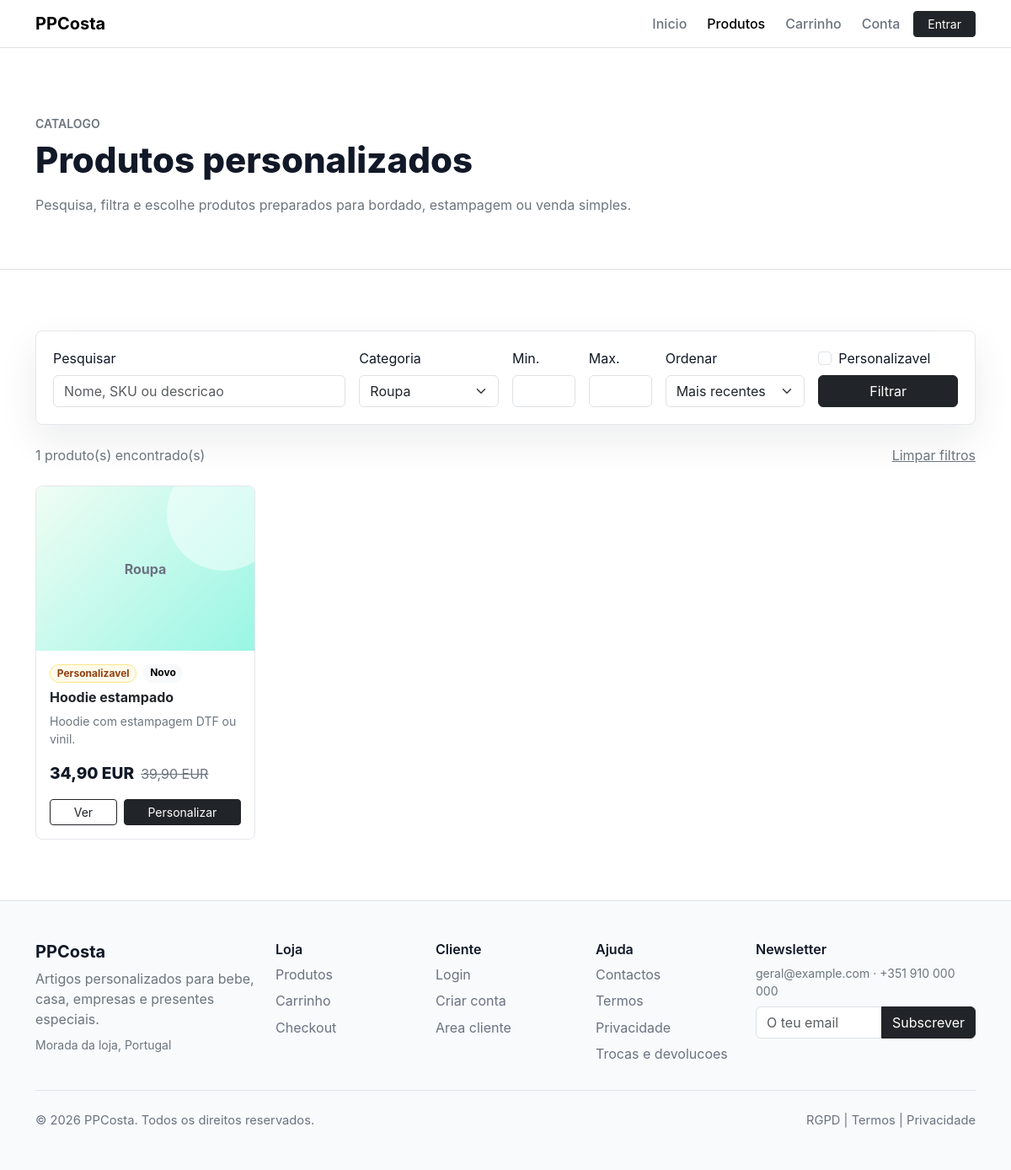
Screenshot of /categoria/roupa with the database file from the repository.
### tables this page shows
CREATE TABLE products (
    id BIGINT UNSIGNED AUTO_INCREMENT PRIMARY KEY,
    brand_id BIGINT UNSIGNED NULL,
    supplier_id BIGINT UNSIGNED NULL,
    tax_rate_id BIGINT UNSIGNED NOT NULL,
    name VARCHAR(190) NOT NULL,
    slug VARCHAR(210) NOT NULL,
    short_description TEXT NULL,
    long_description MEDIUMTEXT NULL,
    sku VARCHAR(100) NOT NULL,
    ean VARCHAR(40) NULL,
    price DECIMAL(12,2) NOT NULL,
    sale_price DECIMAL(12,2) NULL,
    cost_price DECIMAL(12,2) NULL,
    stock INT NOT NULL DEFAULT 0,
    stock_minimum INT NOT NULL DEFAULT 0,
    weight_grams INT NULL,
    width_mm INT NULL,
    height_mm INT NULL,
    depth_mm INT NULL,
    video_url VARCHAR(255) NULL,
    is_active TINYINT(1) NOT NULL DEFAULT 1,
    is_new TINYINT(1) NOT NULL DEFAULT 0,
    is_featured TINYINT(1) NOT NULL DEFAULT 0,
    is_on_sale TINYINT(1) NOT NULL DEFAULT 0,
    is_best_seller TINYINT(1) NOT NULL DEFAULT 0,
    is_personalizable TINYINT(1) NOT NULL DEFAULT 0,
    meta_title VARCHAR(190) NULL,
    meta_description VARCHAR(255) NULL,
    canonical_url VARCHAR(255) NULL,
    created_at TIMESTAMP NOT NULL DEFAULT CURRENT_TIMESTAMP,
    updated_at TIMESTAMP NOT NULL DEFAULT CURRENT_TIMESTAMP ON UPDATE CURRENT_TIMESTAMP,
    UNIQUE KEY uq_products_slug (slug),
    UNIQUE KEY uq_products_sku (sku),
    KEY idx_products_flags (is_active, is_featured, is_new, is_on_sale, is_best_seller),
    KEY idx_products_brand (brand_id),
    KEY idx_products_supplier (supplier_id),
    FULLTEXT KEY ft_products_search (name, short_description, long_description, sku),
    CONSTRAINT fk_products_brand FOREIGN KEY (brand_id) REFERENCES brands(id) ON DELETE SET NULL,
    CONSTRAINT fk_products_supplier FOREIGN KEY (supplier_id) REFERENCES suppliers(id) ON DELETE SET NULL,
    CONSTRAINT fk_products_tax_rate FOREIGN KEY (tax_rate_id) REFERENCES tax_rates(id),
    CHECK (price >= 0),
    CHECK (sale_price IS NULL OR sale_price >= 0),
    CHECK (stock >= 0)
);

CREATE TABLE categories (
    id BIGINT UNSIGNED AUTO_INCREMENT PRIMARY KEY,
    parent_id BIGINT UNSIGNED NULL,
    name VARCHAR(160) NOT NULL,
    slug VARCHAR(180) NOT NULL,
    description TEXT NULL,
    image_path VARCHAR(255) NULL,
    sort_order INT NOT NULL DEFAULT 0,
    is_active TINYINT(1) NOT NULL DEFAULT 1,
    meta_title VARCHAR(190) NULL,
    meta_description VARCHAR(255) NULL,
    created_at TIMESTAMP NOT NULL DEFAULT CURRENT_TIMESTAMP,
    updated_at TIMESTAMP NOT NULL DEFAULT CURRENT_TIMESTAMP ON UPDATE CURRENT_TIMESTAMP,
    UNIQUE KEY uq_categories_slug (slug),
    KEY idx_categories_parent (parent_id),
    KEY idx_categories_active_sort (is_active, sort_order),
    CONSTRAINT fk_categories_parent FOREIGN KEY (parent_id) REFERENCES categories(id) ON DELETE SET NULL
);

### includes/functions.php (called while the page is built, shortened)
<?php
function url(string $path = ''): string
{
    return app_base_url() . '/' . ltrim($path, '/');
}
function app_base_url(): string
{
    if (PHP_SAPI !== 'cli' && !empty($_SERVER['HTTP_HOST'])) {
        $scheme = (!empty($_SERVER['HTTPS']) && $_SERVER['HTTPS'] !== 'off') ? 'https' : 'http';
        $basePath = rtrim((string) (parse_url(APP_URL, PHP_URL_PATH) ?: ''), '/');
        return $scheme . '://' . $_SERVER['HTTP_HOST'] . $basePath;
    }
    return APP_URL;
}
function product_url(string $slug): string
{
    return url('produto/' . rawurlencode($slug));
}
function e(?string $value): string
{
    return htmlspecialchars((string) $value, ENT_QUOTES, 'UTF-8');
}
function format_price(float $value): string
{
    return number_format($value, 2, ',', ' ') . ' EUR';
}

### includes/catalog.php (called while the page is built, shortened)
<?php
require_once __DIR__ . '/database.php';
require_once __DIR__ . '/functions.php';
function catalog_categories(): array
{
    try {
        $stmt = db()->query(
            'SELECT id, name, slug, description, image_path
             FROM categories
             WHERE is_active = 1
             ORDER BY sort_order ASC, name ASC'
        );
        return array_map('catalog_normalize_category', $stmt->fetchAll());
    } catch (Throwable) {
        return array_map('catalog_normalize_category', catalog_fallback_categories());
    }
}
function catalog_normalize_category(array $category): array
{
    $descriptions = [
        'bebe' => 'Bodies, babetes, fraldas e mantas',
        'roupa' => 'T-shirts, sweatshirts e hoodies',
        'casa' => 'Toalhas, almofadas e mantas',
        'canecas' => 'Fotografia, frase ou logotipo',
        'empresas' => 'Produtos e packs corporativos',
        'brindes' => 'Porta-chaves, sacos e mochilas',
    ];
    $slug = (string) ($category['slug'] ?? '');
    $category['description'] = trim((string) ($category['description'] ?? '')) !== ''
        ? (string) $category['description']
        : ($descriptions[$slug] ?? 'Produtos personalizados');
    $category['icon_class'] = catalog_category_icon_class($slug);
    return $category;
}
function catalog_category_icon_class(string $slug): string
{
    return [
        'bebe' => 'body',
        'roupa' => 'shirt',
        'casa' => 'home',
        'canecas' => 'mug',
        'empresas' => 'business',
        'brindes' => 'gift',
    ][$slug] ?? 'gift';
}
function catalog_product_media_class(?string $categorySlug): string
{
    return [
        'bebe' => 'product-baby',
        'canecas' => 'product-mug',
        'roupa' => 'product-hoodie',
        'empresas' => 'product-bag',
        'brindes' => 'product-bag',
        'casa' => 'product-baby',
    ][$categorySlug ?? ''] ?? 'product-mug';
}
function catalog_products(array $filters = []): array
{
    $filters = array_merge([
        'q' => '',
        'category' => '',
        'min_price' => null,
        'max_price' => null,
        'personalization' => '',
        'sort' => 'recent',
    ], $filters);
    try {
        $where = ['p.is_active = 1'];
        $params = [];
        if (!empty($filters['category'])) {
            $where[] = 'c.slug = :category';
            $params['category'] = $filters['category'];
        }
        $sortSql = match ($filters['sort'] ?? 'recent') {
            'price_asc' => 'final_price ASC, p.name ASC',
            'price_desc' => 'final_price DESC, p.name ASC',
            'best_seller' => 'p.is_best_seller DESC, p.created_at DESC',
            'name' => 'p.name ASC',
            default => 'p.created_at DESC',
        };
        $sql = '
            SELECT
                p.id,
                p.name,
                p.slug,
                p.short_description,
                p.long_description,
                p.sku,
                p.price,
                p.sale_price,
                COALESCE(p.sale_price, p.price) AS final_price,
                p.stock,
                p.is_new,
                p.is_on_sale,
                p.is_best_seller,
                p.is_personalizable,
                c.slug AS category_slug,
                c.name AS category_name,
                COALESCE(pi.path, "") AS image_path,
                "Personalizavel" AS technique,
                "product-mug" AS media_class
            FROM products p
            LEFT JOIN product_categories pc ON pc.product_id = p.id AND pc.is_primary = 1
            LEFT JOIN categories c ON c.id = pc.category_id
            LEFT JOIN product_images pi ON pi.product_id = p.id AND pi.is_primary = 1
            WHERE ' . implode(' AND ', $where) . '
            ORDER BY ' . $sortSql;
        $stmt = db()->prepare($sql);
        $stmt->execute($params);
        return array_map('catalog_normalize_product', $stmt->fetchAll());
    } catch (Throwable) {
        return catalog_filter_fallback_products($filters);
    }
}
function catalog_normalize_product(array $product): array
{
    $product['media_class'] = catalog_product_media_class($product['category_slug'] ?? null);
    $product['final_price'] = $product['final_price'] ?? ($product['sale_price'] ?: $product['price'] ?? 0);
    return $product;
}
function catalog_filters_from_request(): array
{
    return [
        'q' => trim($_GET['q'] ?? ''),
        'category' => trim($_GET['categoria'] ?? ''),
        'min_price' => $_GET['preco_min'] ?? null,
        'max_price' => $_GET['preco_max'] ?? null,
        'personalization' => isset($_GET['personalizavel']) ? '1' : '',
        'sort' => trim($_GET['ordenar'] ?? 'recent'),
    ];
}

### includes/database.php (called while the page is built, shortened)
<?php
function db(): PDO
{
    static $pdo = null;
    if ($pdo instanceof PDO) {
        return $pdo;
    }
    $dsn = sprintf(
        'mysql:host=%s;port=%d;dbname=%s;charset=%s',
        DB_HOST,
        DB_PORT,
        DB_NAME,
        DB_CHARSET
    );
    $pdo = new PDO($dsn, DB_USER, DB_PASS, [
        PDO::ATTR_ERRMODE => PDO::ERRMODE_EXCEPTION,
        PDO::ATTR_DEFAULT_FETCH_MODE => PDO::FETCH_ASSOC,
        PDO::ATTR_EMULATE_PREPARES => false,
    ]);
    return $pdo;
}

### produto.php (the view, shortened to what this page needs)
<?php
require_once __DIR__ . '/includes/catalog.php';
$filters = catalog_filters_from_request();
$categories = catalog_categories();
$products = catalog_products($filters);
require_once __DIR__ . '/includes/header.php';
?>
<section class="catalog-hero border-bottom">
    <div class="container">
        <p class="text-uppercase text-secondary fw-semibold small mb-2">Catalogo</p>
        <h1 class="section-title mb-3">Produtos personalizados</h1>
        <p class="text-secondary mb-0">Pesquisa, filtra e escolhe produtos preparados para bordado, estampagem ou venda simples.</p>
    </div>
</section>
<section class="section-pad">
    <div class="container">
        <form class="catalog-filters mb-4" method="get" action="<?= e(url('produto.php')) ?>">
            <div class="row g-3 align-items-end">
                <div class="col-lg-4">
                    <label class="form-label" for="q">Pesquisar</label>
                    <input class="form-control" id="q" name="q" type="search" value="<?= e($filters['q']) ?>" placeholder="Nome, SKU ou descricao">
                </div>
                <div class="col-sm-6 col-lg-2">
                    <label class="form-label" for="categoria">Categoria</label>
                    <select class="form-select" id="categoria" name="categoria">
                        <?php foreach ($categories as $category): ?>
                            <option value="<?= e($category['slug']) ?>" <?= $filters['category'] === $category['slug'] ? 'selected' : '' ?>>
                                <?= e($category['name']) ?>
                            </option>
                        <?php endforeach; ?>
                    </select>
                </div>
                <div class="col-6 col-lg-1">
                    <label class="form-label" for="preco_min">Min.</label>
                    <input class="form-control" id="preco_min" name="preco_min" type="number" min="0" step="0.01" value="<?= e((string) $filters['min_price']) ?>">
                </div>
                <div class="col-6 col-lg-1">
                    <label class="form-label" for="preco_max">Max.</label>
                    <input class="form-control" id="preco_max" name="preco_max" type="number" min="0" step="0.01" value="<?= e((string) $filters['max_price']) ?>">
                </div>
                <div class="col-sm-6 col-lg-2">
                    <label class="form-label" for="ordenar">Ordenar</label>
                    <select class="form-select" id="ordenar" name="ordenar">
                        <option value="recent" <?= $filters['sort'] === 'recent' ? 'selected' : '' ?>>Mais recentes</option>
                    </select>
                </div>
                <div class="col-sm-6 col-lg-2">
                    <div class="form-check mb-2">
                        <input class="form-check-input" id="personalizavel" name="personalizavel" type="checkbox" value="1" <?= $filters['personalization'] ? 'checked' : '' ?>>
                        <label class="form-check-label" for="personalizavel">Personalizavel</label>
                    </div>
                    <button class="btn btn-dark w-100" type="submit">Filtrar</button>
                </div>
            </div>
        </form>
        <div class="d-flex flex-column flex-md-row justify-content-between gap-2 mb-4">
            <span class="text-secondary"><?= count($products) ?> produto(s) encontrado(s)</span>
            <a class="text-secondary" href="<?= e(url('produto.php')) ?>">Limpar filtros</a>
        </div>
        <?php if ($products === []): ?>
            <div class="empty-state">
                <h2 class="h4 fw-bold">Sem resultados</h2>
                <p class="text-secondary mb-0">Experimenta remover filtros ou pesquisar por outra palavra.</p>
            </div>
        <?php else: ?>
            <div class="row g-4">
                <?php foreach ($products as $product): ?>
                    <div class="col-sm-6 col-xl-3">
                        <article class="product-card h-100 overflow-hidden">
                            <a class="product-media <?= e($product['media_class'] ?? 'product-mug') ?>" href="<?= e(product_url($product['slug'])) ?>">
                                <span><?= e($product['category_name'] ?? 'Produto') ?></span>
                            </a>
                            <div class="p-3">
                                <div class="d-flex flex-wrap gap-2 mb-2">
                                    <?php if (!empty($product['is_personalizable'])): ?>
                                        <span class="badge badge-soft rounded-pill">Personalizavel</span>
                                    <?php endif; ?>
                                    <?php if (!empty($product['is_new'])): ?>
                                        <span class="badge text-bg-light rounded-pill">Novo</span>
                                    <?php endif; ?>
                                </div>
                                <h2 class="h6 fw-bold">
                                    <a class="text-dark text-decoration-none" href="<?= e(product_url($product['slug'])) ?>">
                                        <?= e($product['name']) ?>
                                    </a>
                                </h2>
                                <p class="text-secondary small mb-3"><?= e($product['short_description']) ?></p>
                                <div class="d-flex align-items-center gap-2 mb-3">
                                    <span class="price"><?= e(format_price((float) $product['final_price'])) ?></span>
                                    <?php if (!empty($product['sale_price'])): ?>
                                        <span class="old-price"><?= e(format_price((float) $product['price'])) ?></span>
                                    <?php endif; ?>
                                </div>
                                <div class="d-flex gap-2">
                                    <a class="btn btn-sm btn-outline-dark flex-fill" href="<?= e(product_url($product['slug'])) ?>">Ver</a>
                                    <a class="btn btn-sm btn-dark flex-fill" href="<?= e(product_url($product['slug'])) ?>">Personalizar</a>
                                </div>
                            </div>
                        </article>
                    </div>
                <?php endforeach; ?>
            </div>
        <?php endif; ?>
    </div>
</section>
<?php require_once __DIR__ . '/includes/footer.php'; ?>

### rows the page displays
products: categories.name "Roupa", is_personalizable "Personalizavel", is_new "Novo", name "Hoodie estampado", short_description "Hoodie com estampagem DTF ou vinil.", final_price "34,90 EUR", price "39,90 EUR"

### other values shown
APP_NAME "PPCosta"
count($products) "1"
$footerStoreName "PPCosta"
$footerSettings['store_address'] "Morada da loja, Portugal"
$footerSettings['store_email'] "geral@example.com"
$footerSettings['store_phone'] "+351 910 000 000"
form field categoria "Roupa"
